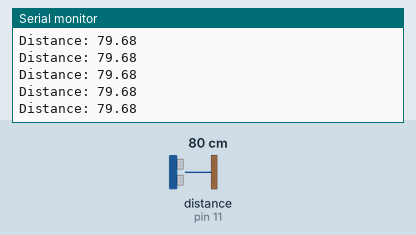
Recording of a sketch running on a simulated Arduino Uno, built with avr-gcc and run on an emulated ATmega328P. Shown: the last lines printed to the serial monitor. Wiring (inferred from the names in the program): ultrasonic range finder: trigger pin 10; echo pin 11. The inputs (shaded band) are chosen by the test bench; at power-on: distance to the obstacle (sensor on pin 11) 80 cm. The echo pulse lasts 58.3 µs per cm.

Above: at 1.2 s.
1.3 s: distance to the obstacle (sensor on pin 11) set to 120 cm
At 1.49 s:
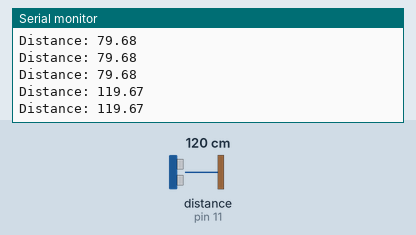
4.3 s: distance to the obstacle (sensor on pin 11) set to 2 cm
At 4.3 s:
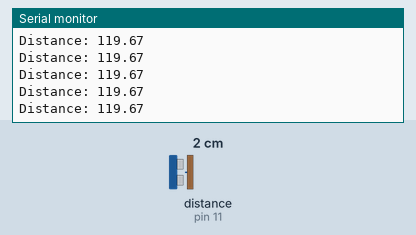
5.8 s: distance to the obstacle (sensor on pin 11) set to 299 cm
At 5.83 s:
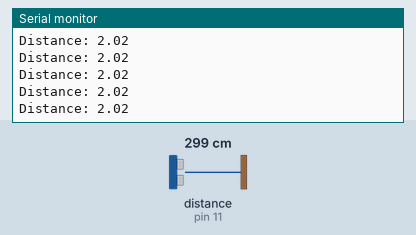
8.8 s: distance to the obstacle (sensor on pin 11) set to 250 cm
At 8.91 s:
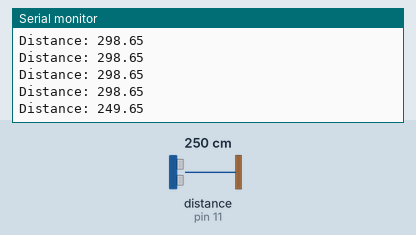
Timing chart, 0 to 11.8 s (numbered marks = the images above; inputs shaded):
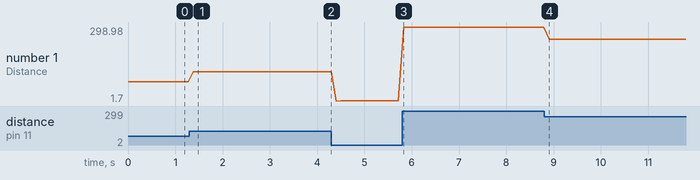

The sketch:

itsym4_lora_ultrasonic.ino
```cpp
/*
 * HC-SR04 example sketch
 *
 * https://create.arduino.cc/projecthub/Isaac100/getting-started-with-the-hc-sr04-ultrasonic-sensor-036380
 *
 * by Isaac100
 */
#include <SPI.h>
#include <RH_RF95.h>

#include <Wire.h>

//#include "SparkFunBME280.h"
//#include "RTCZero.h" // https://github.com/arduino-libraries/RTCZero
//#include <ArduinoJson.h> // https://github.com/bblanchon/ArduinoJson


/* for feather32u4
#define RFM95_CS 8
#define RFM95_RST 4
#define RFM95_INT 7
*/

// for feather m0
#define RFM95_CS 8
#define RFM95_RST 4
#define RFM95_INT 3


// Change to 434.0 or other frequency, must match RX's freq!
#define RF95_FREQ 915.0


// Singleton instance of the radio driver
RH_RF95 rf95(RFM95_CS, RFM95_INT);

const int trigPin = 10;
const int echoPin = 11;

float duration, distance;

void setup() {
  pinMode(trigPin, OUTPUT);
  pinMode(echoPin, INPUT);
  Serial.begin(9600);
}

void loop() {
  digitalWrite(trigPin, LOW);
  delayMicroseconds(2);
  digitalWrite(trigPin, HIGH);
  delayMicroseconds(10);
  digitalWrite(trigPin, LOW);

  duration = pulseIn(echoPin, HIGH);
  distance = (duration*.0343)/2;
  Serial.print("Distance: ");
  Serial.println(distance);
  delay(100);
}
```

Measured:
- after the input at 1.3 s, the serial monitor: prints a new line after 0.08 s (image 1)
- after the input at 8.8 s, the serial monitor: prints a new line after 0.11 s (image 4)
- plotted number 1: 79.68 → 119.67 after the input at 1.3 s, 119.67 → 2.02 after the input at 4.3 s, 2.02 → 298.65 after the input at 5.8 s, 298.65 → 249.65 after the input at 8.8 s
